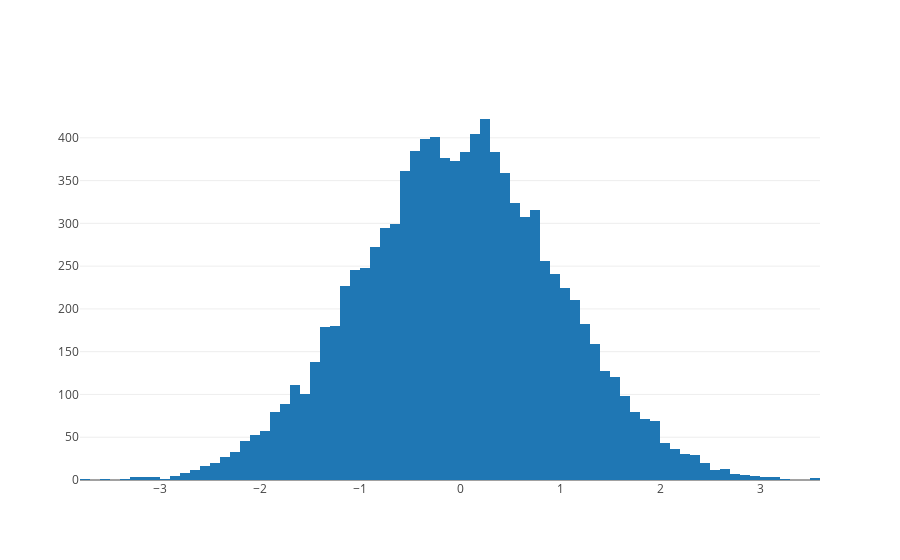

The cell this chart's notebook holds for it:
### Code cell
traces = [go.Histogram(x=x)]

py.iplot(traces)

### Figure 1 — Plotly figure (JSON) as saved in the notebook; plotly's stock layout.template omitted (floating-point values rounded to 4 significant figures; data arrays with more than 128 entries replaced by an {"elided": "..."} marker saying what was removed)
{"data": [{"type": "histogram", "uid": "c110185b-7125-4260-a464-d9156105d008", "x": {"elided": "10000 float values"}}], "layout": {"autosize": true, "xaxis": {"autorange": true, "range": [-3.8, 3.6], "type": "linear"}, "yaxis": {"autorange": true, "range": [0, 444.2]}}}
